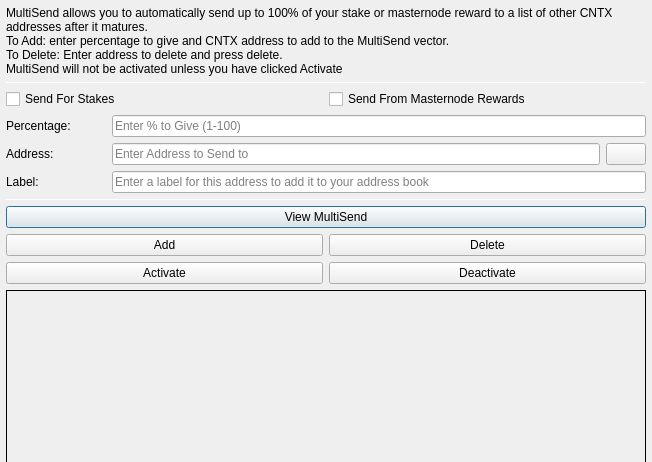
<?xml version="1.0" encoding="UTF-8"?>
<ui version="4.0">
 <class>MultiSendDialog</class>
 <widget class="QDialog" name="MultiSendDialog">
  <property name="windowModality">
   <enum>Qt::NonModal</enum>
  </property>
  <property name="geometry">
   <rect>
    <x>0</x>
    <y>0</y>
    <width>652</width>
    <height>300</height>
   </rect>
  </property>
  <property name="windowTitle">
   <string>MultiSend</string>
  </property>
  <layout class="QVBoxLayout" name="verticalLayout" stretch="0">
   <property name="leftMargin">
    <number>6</number>
   </property>
   <property name="topMargin">
    <number>6</number>
   </property>
   <property name="rightMargin">
    <number>6</number>
   </property>
   <property name="bottomMargin">
    <number>6</number>
   </property>
   <item>
    <layout class="QVBoxLayout" name="verticalLayout_Main" stretch="1,1,1,0,1,1,1">
     <item>
      <widget class="QLabel" name="label_2">
       <property name="lineWidth">
        <number>1</number>
       </property>
       <property name="text">
        <string>MultiSend allows you to automatically send up to 100% of your stake or masternode reward to a list of other CNTX addresses after it matures.
To Add: enter percentage to give and CNTX address to add to the MultiSend vector.
To Delete: Enter address to delete and press delete.
MultiSend will not be activated unless you have clicked Activate</string>
       </property>
       <property name="alignment">
        <set>Qt::AlignLeading|Qt::AlignLeft|Qt::AlignTop</set>
       </property>
       <property name="wordWrap">
        <bool>true</bool>
       </property>
      </widget>
     </item>
     <item>
      <widget class="Line" name="line">
       <property name="minimumSize">
        <size>
         <width>0</width>
         <height>1</height>
        </size>
       </property>
       <property name="maximumSize">
        <size>
         <width>16777215</width>
         <height>1</height>
        </size>
       </property>
       <property name="orientation">
        <enum>Qt::Horizontal</enum>
       </property>
      </widget>
     </item>
     <item>
      <layout class="QVBoxLayout" name="verticalLayout_Settings">
       <item>
        <layout class="QHBoxLayout" name="horizontalLayout">
         <item>
          <widget class="QCheckBox" name="multiSendStakeCheckBox">
           <property name="text">
            <string>Send For Stakes</string>
           </property>
          </widget>
         </item>
         <item>
          <widget class="QCheckBox" name="multiSendMasternodeCheckBox">
           <property name="text">
            <string>Send From Masternode Rewards</string>
           </property>
          </widget>
         </item>
        </layout>
       </item>
       <item>
        <layout class="QHBoxLayout" name="horizontalLayout_6">
         <item>
          <widget class="QLabel" name="label">
           <property name="minimumSize">
            <size>
             <width>100</width>
             <height>0</height>
            </size>
           </property>
           <property name="toolTip">
            <string>Percentage of stake to send</string>
           </property>
           <property name="text">
            <string>Percentage:</string>
           </property>
          </widget>
         </item>
         <item>
          <widget class="QLineEdit" name="multiSendPercentEdit">
           <property name="toolTip">
            <string>Enter whole numbers 1 - 100</string>
           </property>
           <property name="placeholderText">
            <string>Enter % to Give (1-100)</string>
           </property>
          </widget>
         </item>
        </layout>
       </item>
       <item>
        <layout class="QHBoxLayout" name="horizontalLayout_7">
         <item>
          <widget class="QLabel" name="label_5">
           <property name="minimumSize">
            <size>
             <width>100</width>
             <height>0</height>
            </size>
           </property>
           <property name="toolTip">
            <string>Address to send portion of stake to</string>
           </property>
           <property name="text">
            <string>Address:</string>
           </property>
          </widget>
         </item>
         <item>
          <widget class="QLineEdit" name="multiSendAddressEdit">
           <property name="toolTip">
            <string/>
           </property>
           <property name="placeholderText">
            <string>Enter Address to Send to</string>
           </property>
          </widget>
         </item>
         <item>
          <widget class="QPushButton" name="addressBookButton">
           <property name="maximumSize">
            <size>
             <width>16777215</width>
             <height>32</height>
            </size>
           </property>
           <property name="toolTip">
            <string>Choose an address from the address book</string>
           </property>
           <property name="text">
            <string/>
           </property>
           <property name="icon">
            <iconset resource="../cntxcoin.qrc">
             <normaloff>:/icons/address-book</normaloff>:/icons/address-book</iconset>
           </property>
           <property name="shortcut">
            <string>Alt+A</string>
           </property>
           <property name="autoDefault">
            <bool>false</bool>
           </property>
          </widget>
         </item>
        </layout>
       </item>
      </layout>
     </item>
     <item>
      <layout class="QHBoxLayout" name="horizontalLayout_3">
       <item>
        <widget class="QLabel" name="label_3">
         <property name="minimumSize">
          <size>
           <width>100</width>
           <height>0</height>
          </size>
         </property>
         <property name="text">
          <string>Label:</string>
         </property>
        </widget>
       </item>
       <item>
        <widget class="QLineEdit" name="labelAddressLabelEdit">
         <property name="placeholderText">
          <string>Enter a label for this address to add it to your address book</string>
         </property>
        </widget>
       </item>
      </layout>
     </item>
     <item>
      <widget class="Line" name="line_2">
       <property name="minimumSize">
        <size>
         <width>0</width>
         <height>1</height>
        </size>
       </property>
       <property name="maximumSize">
        <size>
         <width>16777215</width>
         <height>1</height>
        </size>
       </property>
       <property name="orientation">
        <enum>Qt::Horizontal</enum>
       </property>
      </widget>
     </item>
     <item>
      <layout class="QVBoxLayout" name="verticalLayout_Buttons">
       <item>
        <layout class="QHBoxLayout" name="horizontalLayout_4">
         <item>
          <widget class="QPushButton" name="viewButton">
           <property name="toolTip">
            <string/>
           </property>
           <property name="statusTip">
            <string>View MultiSend Vector</string>
           </property>
           <property name="text">
            <string>View MultiSend</string>
           </property>
          </widget>
         </item>
        </layout>
       </item>
       <item>
        <layout class="QHBoxLayout" name="horizontalLayout_2">
         <item>
          <widget class="QPushButton" name="addButton">
           <property name="toolTip">
            <string/>
           </property>
           <property name="statusTip">
            <string>Add to MultiSend Vector</string>
           </property>
           <property name="text">
            <string>Add</string>
           </property>
          </widget>
         </item>
         <item>
          <widget class="QPushButton" name="deleteButton">
           <property name="toolTip">
            <string/>
           </property>
           <property name="statusTip">
            <string>Delete Address From MultiSend Vector</string>
           </property>
           <property name="text">
            <string>Delete</string>
           </property>
          </widget>
         </item>
        </layout>
       </item>
       <item>
        <layout class="QHBoxLayout" name="horizontalLayout_5">
         <item>
          <widget class="QPushButton" name="activateButton">
           <property name="statusTip">
            <string>Activate MultiSend</string>
           </property>
           <property name="text">
            <string>Activate</string>
           </property>
          </widget>
         </item>
         <item>
          <widget class="QPushButton" name="disableButton">
           <property name="statusTip">
            <string>Deactivate MultiSend</string>
           </property>
           <property name="text">
            <string>Deactivate</string>
           </property>
          </widget>
         </item>
        </layout>
       </item>
      </layout>
     </item>
     <item>
      <widget class="QLabel" name="message">
       <property name="minimumSize">
        <size>
         <width>0</width>
         <height>180</height>
        </size>
       </property>
       <property name="frameShape">
        <enum>QFrame::Panel</enum>
       </property>
       <property name="frameShadow">
        <enum>QFrame::Plain</enum>
       </property>
       <property name="lineWidth">
        <number>1</number>
       </property>
       <property name="midLineWidth">
        <number>1</number>
       </property>
       <property name="text">
        <string/>
       </property>
       <property name="alignment">
        <set>Qt::AlignLeading|Qt::AlignLeft|Qt::AlignTop</set>
       </property>
       <property name="wordWrap">
        <bool>true</bool>
       </property>
      </widget>
     </item>
    </layout>
   </item>
  </layout>
 </widget>
 <resources>
  <include location="../cntxcoin.qrc"/>
 </resources>
 <connections/>
</ui>
